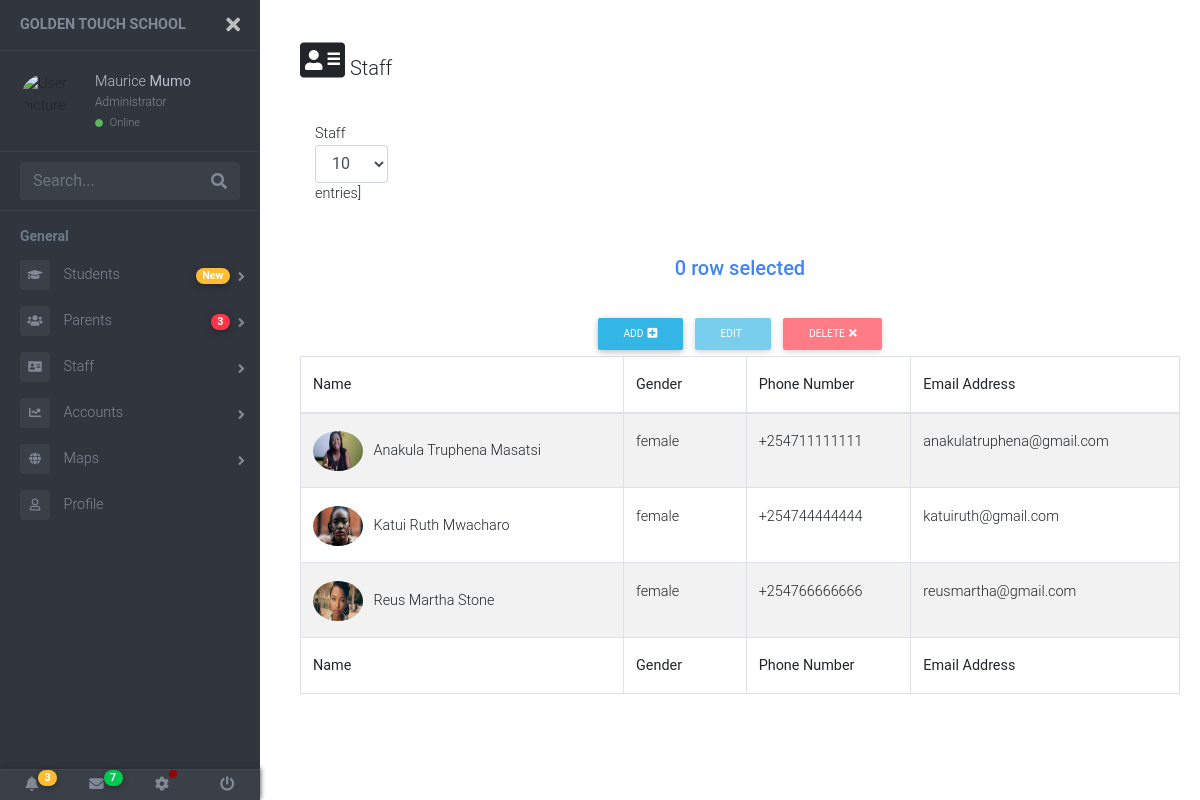
Page /staff/non-teachers/ (signed in) on the committed database.
### my_staff/models.py (models this page shows, shortened)
class Staff(models.Model):
    STAFF_CHOICES = [
        ('Teacher', 'teacher'),
        ('Support Staff', 'Support Staff'),
    ]
    GENDER = [
        ('male', 'MALE'),
        ('female', 'FEMALE'),
        ('undisclose', 'UNDISCLOSE')
    ]
    staff_image = models.ImageField(upload_to="images/")
    sur_name = models.CharField(max_length=50)
    first_name = models.CharField(max_length=50)
    last_name = models.CharField(max_length=50)
    staff_designation = models.CharField(max_length=20, choices=STAFF_CHOICES, default='Teacher')
    gender = models.CharField(max_length=10, choices=GENDER, blank=True, null=True)
    phone_number = PhoneNumberField(blank=True)
    email_address = models.EmailField(max_length=70,blank=True)
    class Meta:
        ordering = ('sur_name', 'staff_designation',)

### my_staff/views.py (the view)
# urls.py: path('non-teachers/', non_teaching_staff, name="non-teachers")
def non_teaching_staff(request):
    my_staff = Staff.objects.filter(staff_designation='Support Staff')
    context = {
        "my_staff" : my_staff,
    }
    return render(request, 'table.html', context )

### templates/table.html (shortened to what this page needs)
{% extends 'base.html' %}
{% load static %}
{% block style %}
<link rel="stylesheet" href="{% static 'css/table.css' %}">
<link rel="stylesheet" href="{% static 'css/mdb.min.css' %}">
{% endblock style %}
{% block content %}
<div class="row m-b-lg">
    <div class="col-sm-6" style="margin-left: -40px;">
        <span class="font-thin">
            <i class="fas fa-address-card fa-2x"></i>
            Staff
        </span>
    </div>
</div>
<div class="row" style="margin-left: -40px;">
    <div class="col-sm-6">
        <label>
            Staff
            <select class="form-control input-sm">
                <option value="10">10</option>
            </select>
            entries]
        </label>
    </div>
</div>
<section class="my_table">
    <div class="wrapper-editor">
        <div class="block my-4">
            <div class="d-flex justify-content-center">
                <p class="h5 text-primary createShowP">0 row selected</p>
            </div>
        </div>
        <div class="row d-flex justify-content-center modalWrapper">
            <div class="text-center">
                <a href="" class="btn btn-info btn-rounded btn-sm" data-toggle="modal" data-target="#modalAdd1">Add<i
                        class="fas fa-plus-square ml-1"></i></a>
            </div>
            <div class="text-center buttonEditWrapper">
                <button class="btn btn-info btn-rounded btn-sm buttonEdit" data-toggle="modal" data-target="#modalEdit1"
                    disabled>Edit</a>
            </div>
            <div class="text-center">
                <button class="btn btn-danger btn-sm btn-rounded buttonDelete" data-toggle="modal" disabled
                    data-target="#modalDelete" disabled>Delete<i class="fas fa-times ml-1"></i></a>
            </div>
        </div>
        <table id="dt-more-columns" class="table table-striped table-bordered" cellspacing="0" width="100%">
            <thead>
                <tr>
                    <th class="th-sm">Name
                    </th>
                    <th class="th-sm">Gender
                    </th>
                    <th class="th-sm">Phone Number
                    </th>
                    <th class="th-sm">Email Address
                    </th>
                </tr>
            </thead>
            <tbody>
                {% for staff in my_staff %}
                <tr>
                    <td>
                    <img src="{{ staff.staff_image.url }}" alt="" border=3 height=40 width=50></img>&nbsp;&nbsp
                    {{ staff.sur_name }} {{ staff.first_name }} {{ staff.last_name }}</td>
                    <td>{{ staff.gender }}</td>
                    <td>{{ staff.phone_number }}</td>
                    <td>{{ staff.email_address }}</td>
                </tr>
                {% endfor %}
            </tbody>
            <tfoot>
                <tr>
                    <th class="th-sm">Name
                    </th>
                    <th class="th-sm">Gender
                    </th>
                    <th class="th-sm">Phone Number
                    </th>
                    <th class="th-sm">Email Address
                    </th>
                </tr>
            </tfoot>
        </table>
    </div>
</section>
{% endblock content %}

### templates/partials/_sidebar.html (shortened to what this page needs)
<a id="show-sidebar" class="btn btn-sm btn-dark" href="#">
</a>
<nav id="sidebar" class="sidebar-wrapper">
    <div class="sidebar-content">
        <div class="sidebar-brand">
            <a href="#">golden touch school </a>
            <div id="close-sidebar">
                <i class="fas fa-times"></i>
            </div>
        </div>
        <div class="sidebar-header">
            <div class="user-pic">
                <img class="img-responsive img-rounded"
                    src="https://i.imgur.com/MyGHXta.jpg?1"
                    alt="User picture">
            </div>
            <div class="user-info">
                <span class="user-name">{{ user.first_name }}
                    <strong>{{ user.last_name }}</strong>
                </span>
                <span class="user-role">Administrator</span>
                <span class="user-status">
                    <i class="fa fa-circle"></i>
                    <span>Online</span>
                </span>
            </div>
        </div>
        <div class="sidebar-search">
            <div>
                <div class="input-group">
                    <input type="text" class="form-control search-menu" placeholder="Search...">
                    <div class="input-group-append">
                        <span class="input-group-text">
                            <i class="fa fa-search" aria-hidden="true"></i>
                        </span>
                    </div>
                </div>
            </div>
        </div>
        <div class="sidebar-menu">
            <ul>
                <li class="header-menu">
                    <span>General</span>
                </li>
                <li class="sidebar-dropdown">
                    <a href="#">
                        <i class="fas fa-graduation-cap"></i>
                        <span>Students</span>
                        <span class="badge badge-pill badge-warning">New</span>
                    </a>
                </li>
                <li class="sidebar-dropdown">
                    <a href="{% url 'parents' %}">
                        <i class="fas fa-users"></i>
                        <span>Parents</span>
                        <span class="badge badge-pill badge-danger">3</span>
                    </a>
                </li>
                <li class="sidebar-dropdown">
                    <a href="#">
                        <i class="fas fa-address-card"></i>
                        <span>Staff</span>
                    </a>
                </li>
                <li class="sidebar-dropdown">
                    <a href="#">
                        <i class="fa fa-chart-line"></i>
                        <span>Accounts</span>
                    </a>
                </li>
                <li class="sidebar-dropdown">
                    <a href="#">
                        <i class="fa fa-globe"></i>
                        <span>Maps</span>
                    </a>
                </li>
                <li class="sidebar">
                    <a href="{% url 'profile' %}">
                        <i class="far fa-user"></i>
                        <span>Profile</span>
                    </a>
                </li>
            </ul>
        </div>
    </div>
    <div class="sidebar-footer">
        <a href="#">
            <i class="fa fa-bell"></i>
            <span class="badge badge-pill badge-warning notification">3</span>
        </a>
        <a href="#">
            <i class="fa fa-envelope"></i>
            <span class="badge badge-pill badge-success notification">7</span>
        </a>
        <a href="#">
            <i class="fa fa-cog"></i>
            <span class="badge-sonar"></span>
        </a>
        <a href="#">
            <i class="fa fa-power-off"></i>
        </a>
    </div>
</nav>

### static/css/table.css (style rules this page uses)
.my_table { padding: 0px 20px 0px 0px; }
.font-thin { font-weight: 300; font-size: 20px; }
div { display: block; }
img { border-radius: 50%; }

### rows in the picture
Staff: staff_image (picture), sur_name "Anakula", first_name "Truphena", last_name "Masatsi", gender "female", phone_number "+254711111111", email_address "anakulatruphena@gmail.com"
Staff: staff_image (picture), sur_name "Katui", first_name "Ruth", last_name "Mwacharo", gender "female", phone_number "+254744444444", email_address "katuiruth@gmail.com"
Staff: staff_image (picture), sur_name "Reus", first_name "Martha", last_name "Stone", gender "female", phone_number "+254766666666", email_address "reusmartha@gmail.com"

### other values in the picture
{{ user.first_name }} "Maurice"
{{ user.last_name }} "Mumo"
